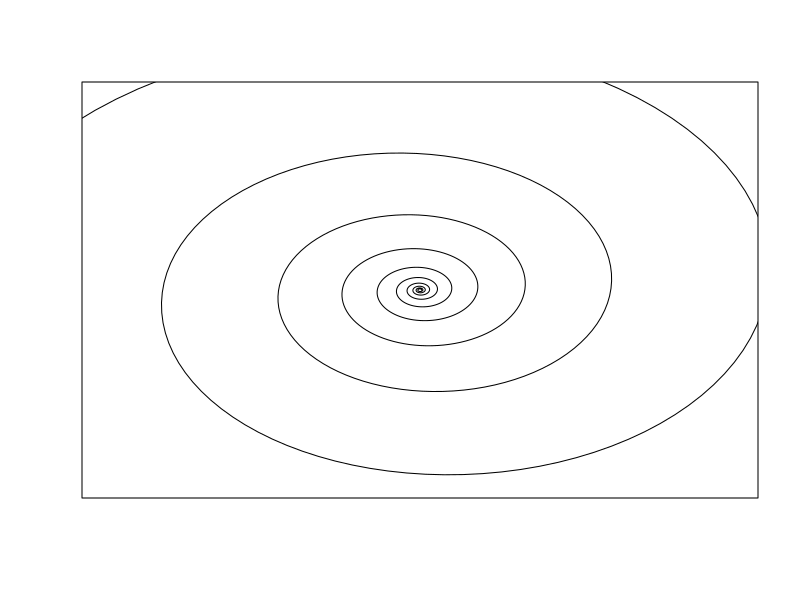
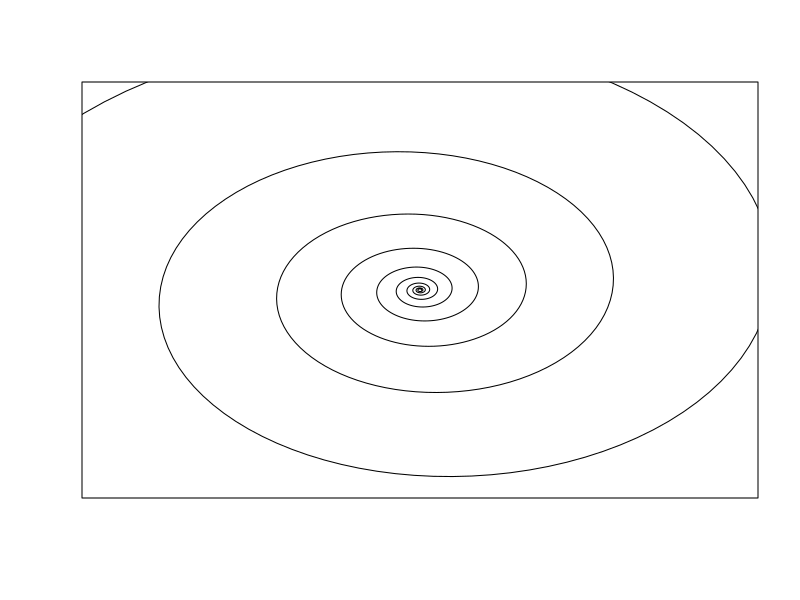
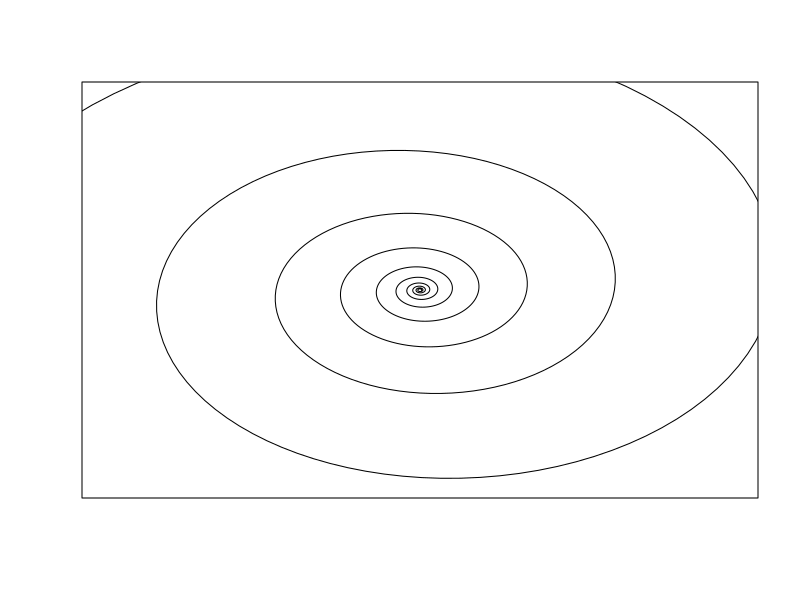
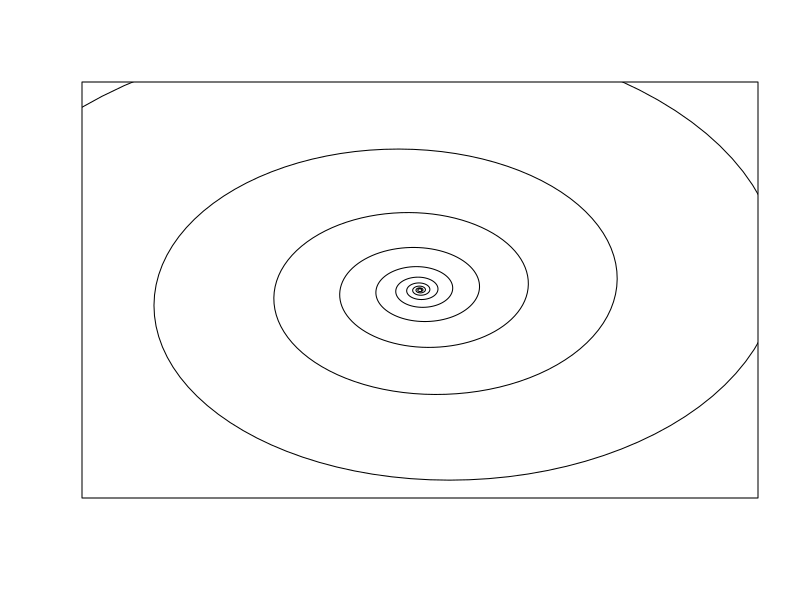
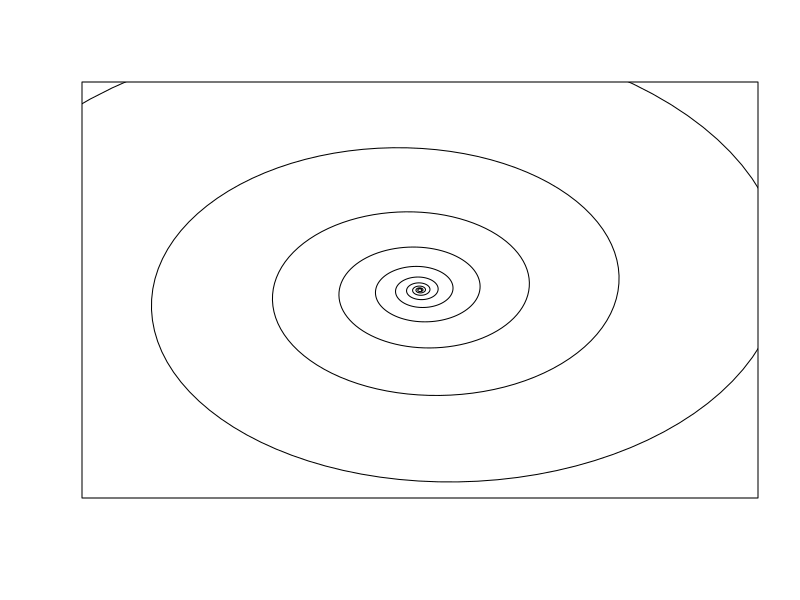
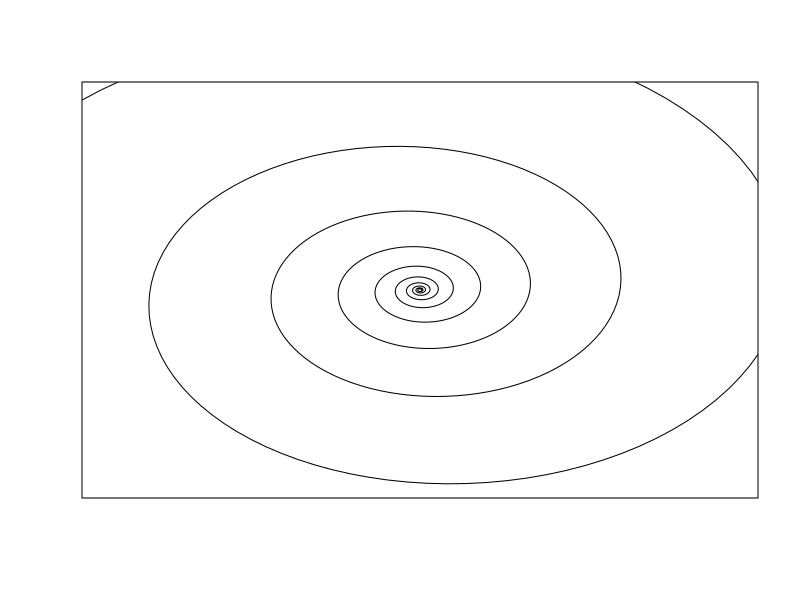
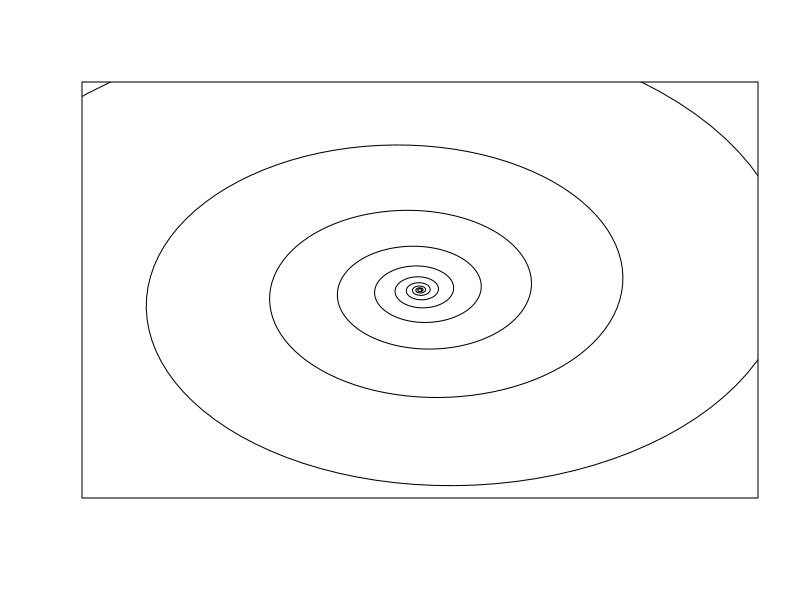
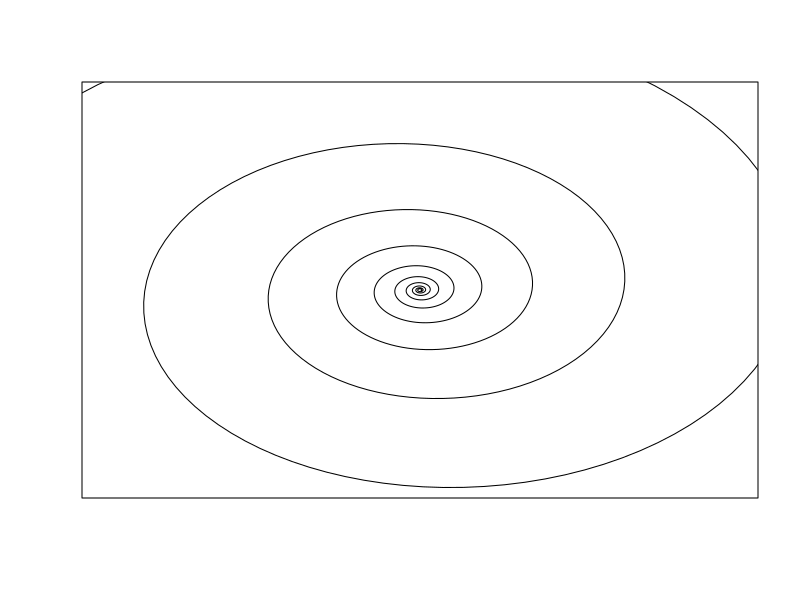

These figures' R source, in order: (Note: a time limit stopped this script after it produced the figures.)
### Lab 4: Loops in R ###

# Clears the workspace
rm(list = ls())

# 'for loops' let us repeat (loop) through the elements in a vector
# and run the same code on each element

# general loop syntax:

# for(index variable in vector){
#  commands / condititons
#  }


# loop through the sequence 1 to 5 printing the square of each number
for(a in 1:5)
{
  print(a^2)
}


# vector in loop does not have to be sequential
for(i in c(-3,6,2,5,9)){
  print(i^2)
}

# vector can also be specified before hand
x <- c(-3,6,2,5,9)
for(i in x){
  print(i^2)
}

# loops reduce tedious coding to a few lines

print(paste("The year is", 2010))
print(paste("The year is", 2011))
print(paste("The year is", 2012))
print(paste("The year is", 2013))
print(paste("The year is", 2014))
print(paste("The year is", 2015))
print(paste("The year is", 2016))

for (i in 2010:2050){
  print(paste("The year is", i))
}

# print the asterisk as many times as you want
for(i in 1:10) {
  print(rep("*",i)) }


for(i in 10:1) {
  print(rep("*",i)) }

# notice that you cant use loop output to do anything eg mean, median
# let's fix this

storage <- numeric(5) # create an empty vector to store loop results
for(i in 1:5){
  storage[i] = i^2 # i'th element of empty storage vec is going to be filled with i^2
}
storage # now we can use these numbers!
mean(storage)

# you always wanted to know the sum of the first 100 squares!!!
y = numeric(100)
for (i in 1:100)
{
  y[i] = i^2
}
sum(y)

# a more applied example: convert deg celcius to farenheit
degrees <- c(0, 5, 10, 15, 20)

for(DegC in degrees){
   DegF = DegC*(9/5)+32
  print(c(DegC, DegF))
}


degrees <- c(0, 5, 10, 15, 20)
begin = Sys.time()
for(DegC in degrees){
  DegF = DegC*(9/5)+32
  print(c(DegC, DegF))
}
end = Sys.time()
end-begin

begin = Sys.time()
DegF = degrees*(9/5)+32
print(c(degrees, DegF))
end = Sys.time()
end-begin
# fun for loop example 

 dev.new()   # Create an external plot window; plotting inside RStudio is inefficient.
a <- seq(0, 20*pi, length=1000) # Angles for traversing a spiral
r <- 1.1^a                      # Radii that increase as a function of angle
lim <- c(-1,1)*max(r)/2         # To fix the x- and y-ranges so they don't jump
for(j in 1:10000) { # Keep looping, stop by typing ESC in the console.
  a <- a - 0.1
  plot(r*cos(a), r*sin(a), xlim=lim, ylim=lim,
       type="l", xaxt="n", yaxt="n", xlab="", ylab="")
  dev.flush();  Sys.sleep(0.05)
}
